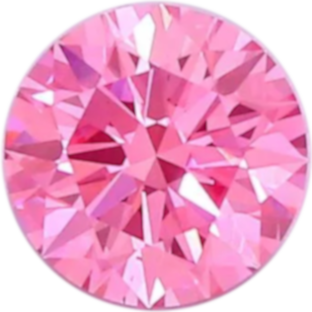
#> input picture unity/Assets/Art/UI/Gems/gem_common.png, 312 x 312 px; its folder holds 4 pictures in this run
$ python normalize_gem_art.py ../../unity/Assets/Art/UI/Gems/gem_common.png
#> lines starting #> are read from the running program, lines starting #| are printed output that depends on the picture; after the words box and inside, x2 and y2 are one past the last pixel; in counts of white or black regions, pixels touching at a corner belong together
"""Normalise rarity-gem PNGs so one size constant renders all four consistently.

WHY THIS EXISTS. A gem is drawn into the frame's bottom-centre socket at a size the card
layout picks (FrameRarityCatalog.GemSocket / GemHeight). That size applies to the TEXTURE, so
a gem whose art fills 96% of its canvas renders visually huge next to one that fills 37% of
its own -- which is exactly the spread the four gems arrived with on 2026-08-19:

    gem_legendary  200x200  content 192x200   96% of width
    gem_epic       501x500  content 314x318   63%
    gem_rare       800x800  content 430x418   54%
    gem_common     679x536  content 250x251   37%

Nothing at runtime can see that: a SpriteRenderer sizes by the sprite rect, and the padding is
inside it. So the fix belongs here, on the art, not in the layout.

WHAT IT DOES. Trims each PNG to its visible content, then re-pads it to a SQUARE canvas with the
content centred. After this every gem's art touches its canvas edge on the gem's longer axis, so
drawing all four at the same world size makes them the same visual size -- while each keeps its
own proportions (the rare is a square princess cut, the common and legendary are ovals, and that
is Sam's art choice, not drift to be flattened).

"Content" is any pixel with alpha above ALPHA_FLOOR, so a deliberate glow counts as part of the
gem -- gem_legendary's red halo reaches its canvas edge and is meant to. That gem's STONE
therefore reads a little smaller than the others', because its glow is occupying the margin.
That is the honest reading of the art; if it should read larger, crop the halo tighter at
source rather than special-casing it here.

RE-RUN IT whenever a gem is re-exported -- an export tool will pad again and the sizes will
drift apart again. It is idempotent: a already-normalised gem is left byte-identical.

Originals are copied to art-pipeline/gems/original/ before the first overwrite (that tree is
gitignored by design -- see CLAUDE.md -- so treat it as a convenience, not as a backup).

Usage:  python tooling/scripts/normalize_gem_art.py [--dry-run]
"""

import shutil
import sys
from pathlib import Path

from PIL import Image

GEMS = Path("unity/Assets/Art/UI/Gems")
ORIGINALS = Path("art-pipeline/gems/original")

# Below this an "edge" is compression noise or an invisible halo tail, not art.
ALPHA_FLOOR = 8


def content_box(img):
    """Bounding box of everything visible enough to count as art."""
    alpha = img.getchannel("A").point(lambda v: 255 if v > ALPHA_FLOOR else 0)
    return alpha.getbbox()


def normalise(path, dry_run):
#> called with dry_run = False
    img = Image.open(path).convert("RGBA")
#> img is the input picture: PIL image 312x312 RGBA; mean R, G, B, A 188.8, 111.8, 149.9, 196.7
    before = img.size
#> before = (312, 312)

    box = content_box(img)
#> in content_box, `alpha = img.getchannel("A").point(lambda v: 255 if v > ALPHA_FLOOR els..`:
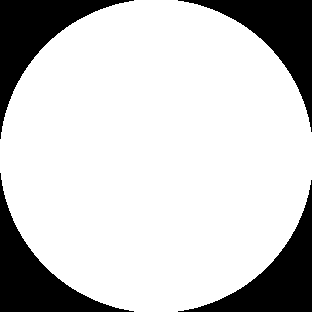
#> alpha: PIL image 312x312 L; 79.4% white; 4 black regions, box (x1, y1, x2, y2) and area: (0, 0, 134, 139) 5085, (0, 173, 134, 312) 5085, (178, 0, 312, 132) 4951, (178, 180, 312, 312) 4951
#> box = (0, 0, 312, 312)
    if box is None:
        return path.name, before, None, "EMPTY - no visible pixels, skipped"

    content = img.crop(box)
    cw, ch = content.size
#> cw = 312; ch = 312
    side = max(cw, ch)
#> side = 312

    if before == (side, side) and (cw == side or ch == side):
        return path.name, before, (side, side), "already normalised"

    out = Image.new("RGBA", (side, side), (0, 0, 0, 0))
    out.paste(content, ((side - cw) // 2, (side - ch) // 2))

    if not dry_run:
        ORIGINALS.mkdir(parents=True, exist_ok=True)
        backup = ORIGINALS / path.name
        if not backup.exists():
            shutil.copy2(path, backup)
        out.save(path)

    fill_before = 100.0 * cw / before[0]
    return path.name, before, (side, side), f"content {cw}x{ch} ({fill_before:.0f}% of old width)"


def main():
    dry_run = "--dry-run" in sys.argv

    gems = sorted(GEMS.glob("gem_*.png"))
    if not gems:
        print(f"no gems under {GEMS}", file=sys.stderr)
        return 1

    print(f"{'gem':<20}{'before':>12}{'after':>12}  note")
    print("-" * 76)
    for g in gems:
        name, before, after, note = normalise(g, dry_run)
#> name = 'gem_common.png'; before = (312, 312); after = (312, 312); note = 'already normalised'
        b = f"{before[0]}x{before[1]}"
#> b = '312x312'
        a = f"{after[0]}x{after[1]}" if after else "-"
#> a = '312x312'
        print(f"{name:<20}{b:>12}{a:>12}  {note}")
#| gem_common.png           312x312     312x312  already normalised
#> pass 2 of the loop in main, `for g in gems:`:
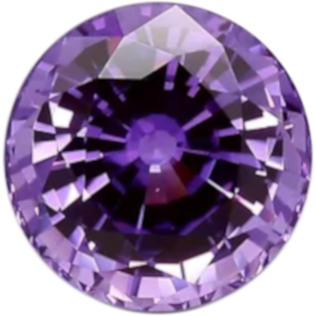
#> input picture unity/Assets/Art/UI/Gems/gem_epic.png, 316 x 316 px
#> in normalise, img is the input picture: PIL image 316x316 RGBA; mean R, G, B, A 88.6, 67.7, 102.8, 193.1
#> in content_box (call 2), `alpha = img.getchannel("A").point(lambda v: 255 if v > ALPHA_FLOOR els..`:
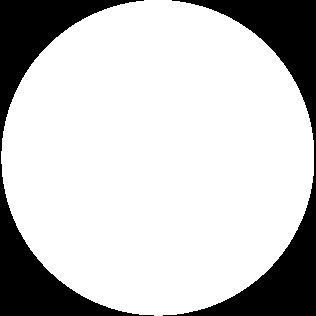
#> alpha: PIL image 316x316 L; 77.8% white; 2 black regions, box (x1, y1, x2, y2) and area: (163, 0, 316, 316) 11108, (0, 0, 154, 316) 11060
#> box = (1, 0, 314, 316)
#> in normalise (call 2), `content = img.crop(box)`:
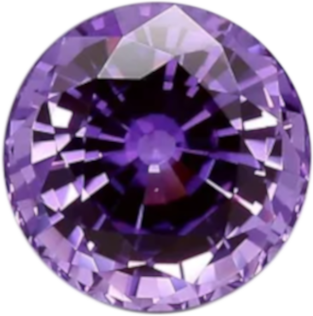
#> content: PIL image 313x316 RGBA; mean R, G, B, A 89.5, 68.3, 103.7, 195; transparent parts drawn white
#| gem_epic.png             316x316     316x316  already normalised
#> pass 3 of the loop in main, `for g in gems:`:
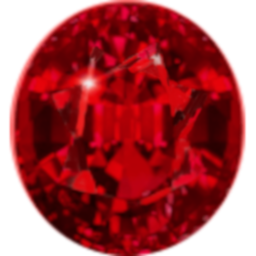
#> input picture unity/Assets/Art/UI/Gems/gem_legendary.png, 256 x 256 px
#> in normalise, img is the input picture: PIL image 256x256 RGBA; mean R, G, B, A 106.1, 2.8, 7.5, 182
#> in content_box (call 3), `alpha = img.getchannel("A").point(lambda v: 255 if v > ALPHA_FLOOR els..`:
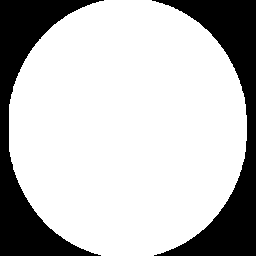
#> alpha: PIL image 256x256 L; 74.8% white; 2 black regions, box (x1, y1, x2, y2) and area: (152, 0, 256, 256) 8338, (0, 0, 104, 256) 8159
#> box = (9, 0, 247, 256)
#> in normalise (call 3), `content = img.crop(box)`:
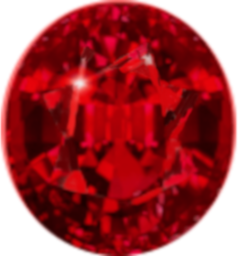
#> content: PIL image 238x256 RGBA; mean R, G, B, A 113.9, 3.1, 8.1, 195.8; transparent parts drawn white
#| gem_legendary.png        256x256     256x256  already normalised
#> the loop made 4 passes; the first 3 are shown
    print("-" * 76)
    print("DRY RUN - nothing written." if dry_run
          else f"written in place; originals copied to {ORIGINALS}/")
    return 0


if __name__ == "__main__":
    raise SystemExit(main())
#> (the program exits here)
